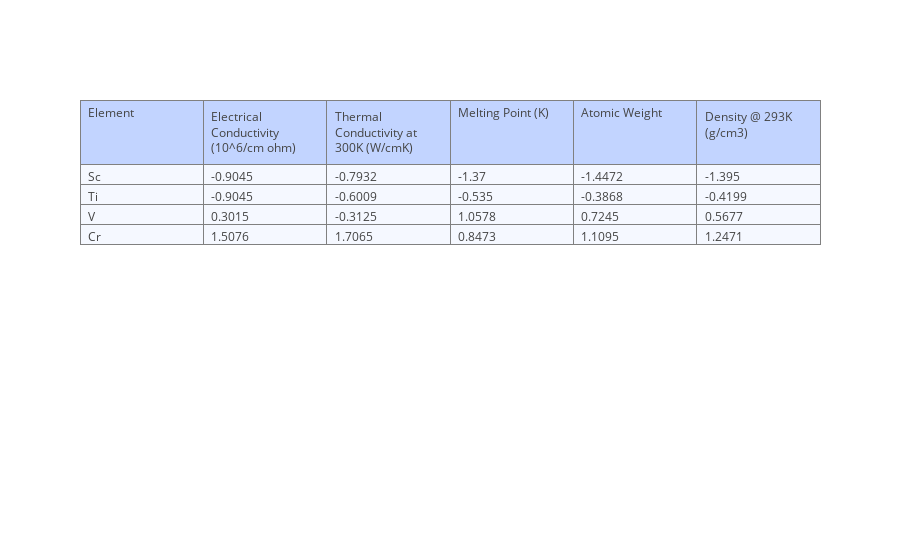

This figure's notebook cell:
### Markdown cell above
## Step 2: What is P?

P, the loadings matrix, describes the correlation between the responses (columns of X). To calculate P, we first must calculate the correlation matrix of X. However, the calculation of the correlation matrix is only correct when using the population standard deviation. In the prior section, we calculated X using the sample standard deviation, as we have not collected all possible data. However, for calculating the correlation in the data, the assumption must be made that the correlation is being calculated on the entire data. Therefore, we define X<sub>Pop</sub>:

### Code cell
# Plot XPop
Xpop = (input_df - input_df.mean())/input_df.std(ddof = 0)
iplot(plot_df(Xpop.round(4)), filename = 'pandas_table4')

### Figure 1 — Plotly figure (JSON) as saved in the notebook; plotly's stock layout.template omitted (floating-point values rounded to 4 significant figures)
{"data": [{"cells": {"align": ["left", "left", "left", "left", "left"], "fill": {"color": "#F5F8FF"}, "values": [["Sc", "Ti", "V", "Cr"], [-0.9045, -0.9045, 0.3015, 1.508], [-0.7932, -0.6009, -0.3125, 1.706], [-1.37, -0.535, 1.058, 0.8473], [-1.447, -0.3868, 0.7245, 1.109], [-1.395, -0.4199, 0.5677, 1.247]]}, "header": {"align": ["left", "left", "left", "left", "left"], "fill": {"color": "#C2D4FF"}, "values": ["Element", "Electrical Conductivity (10^6/cm ohm)", "Thermal Conductivity at 300K (W/cmK)", "Melting Point (K)", "Atomic Weight", "Density @ 293K (g/cm3)"]}, "type": "table", "uid": "7cba4839-861a-47ed-b592-342ff31d8ffa"}], "layout": {}}
